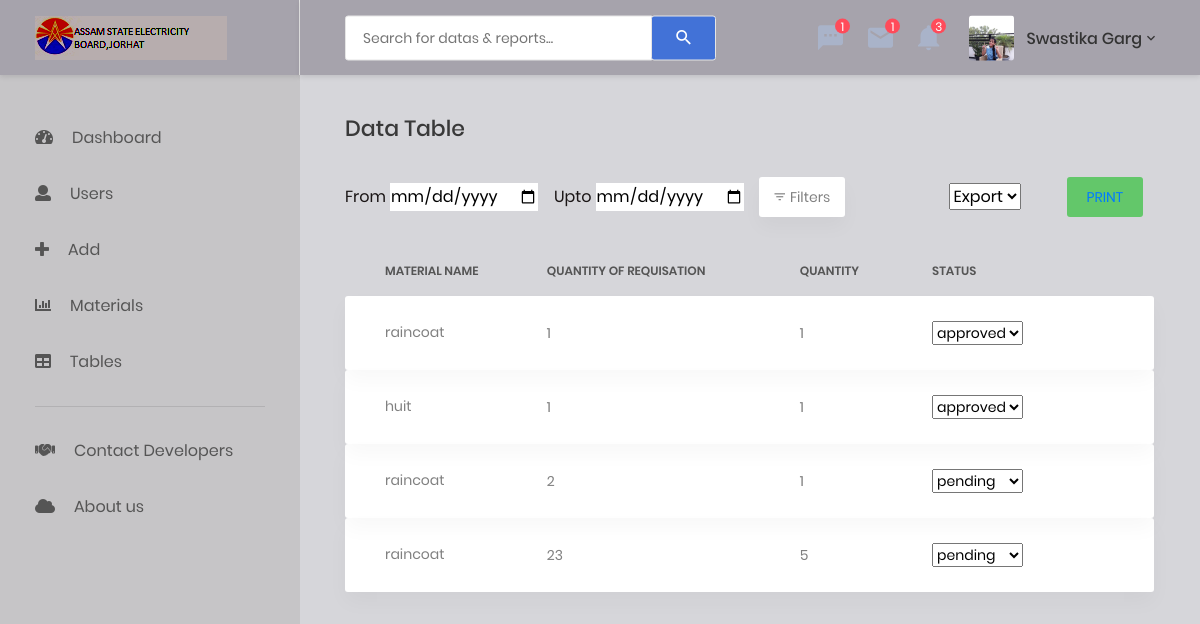
/approval.php (signed in), run on the app's committed database.
### tables this page shows
CREATE TABLE `users` (
  `userid` int(11) NOT NULL,
  `usertypes` int(11) NOT NULL,
  `username` varchar(30) NOT NULL,
  `password` varchar(255) NOT NULL,
  `userpic` varchar(100) NOT NULL,
  `firstname` varchar(50) NOT NULL,
  `lastname` varchar(50) NOT NULL,
  `gender` tinyint(4) NOT NULL,
  `dob` date NOT NULL,
  `phone` bigint(20) NOT NULL,
  `email` varchar(50) NOT NULL,
  `country` varchar(30) NOT NULL,
  `state` varchar(30) NOT NULL,
  `city` varchar(30) NOT NULL,
  `pincode` int(11) NOT NULL,
  `divid` int(11) NOT NULL,
  `designation` varchar(30) NOT NULL
);

CREATE TABLE `issue` (
  `iid` int(11) NOT NULL,
  `date` timestamp NOT NULL DEFAULT CURRENT_TIMESTAMP ON UPDATE CURRENT_TIMESTAMP,
  `issuedto` int(11) DEFAULT NULL,
  `issuedfrom` int(11) DEFAULT NULL,
  `quantityofreq` int(11) NOT NULL,
  `issuequan` int(11) NOT NULL,
  `rate` int(11) NOT NULL,
  `amount` int(11) NOT NULL,
  `remarks` varchar(100) NOT NULL,
  `mid` int(11) NOT NULL,
  `status` varchar(30) NOT NULL
);

CREATE TABLE `materials` (
  `mid` int(11) NOT NULL,
  `mname` varchar(30) NOT NULL,
  `make` varchar(40) NOT NULL,
  `t_id` int(11) UNSIGNED NOT NULL DEFAULT '0',
  `remarks` varchar(40) NOT NULL,
  `catid` int(11) NOT NULL,
  `matcode` varchar(50) NOT NULL
);

### approval.php (the view, shortened to what this page needs)
<?php
include('header.php');
include('conn.php');
if(isset($_GET['from'])){
    $from= $_GET['from'];
    $upto = $_GET['upto'];
    $join=mysqli_query($conn,"select * from issue i join materials m on i.mid = m.mid join subdivision s on s.sdivid=i.issuedto join division d on d.divid=i.issuedfrom where date between '$from' and '$upto'");
}elseif(isset($_GET['divna'])){
   $divid=$_GET['divna'];
    $join=mysqli_query($conn,"select * from issue i join materials m on i.mid = m.mid join subdivision s on s.sdivid=i.issuedto join division d on d.divid=i.issuedfrom where d.divid='$divid'");
}
else{
    $join=mysqli_query($conn,"select * from issue i join materials m on i.mid = m.mid join subdivision s on s.sdivid=i.issuedto join division d on d.divid=i.issuedfrom ");
}?>
<div class="row">
        <div class="col-md-12">
            <h3 class="title-5 m-b-35">data table</h3>
            <div class="table-data__tool">
                <div class="table-data__tool-left">
                    <div class="rs-select2--light rs-select2--md-10">
                    <form action='issuetable.php'>
                        <label >From</label>
                        <input type="date" name="from">
                        </div>
                        <div class="rs-select2--light rs-select2--mD-10">
                        <label >Upto</label>
                        <input type="date" name="upto">
                        </div>
                        <button class="au-btn-filter">
                            <i class="zmdi zmdi-filter-list"></i>filters</button>
                </div>
                <div class="table-data__tool-right">
                    <div class="rs-select2--dark rs-select2--sm rs-select2--dark2">
                        <select class="js-select2" onchange="javascript:location.href=this.value;" name="type">
                            <option selected="selected">Export</option>
                        </select>
                    </div>
                    <button class="au-btn au-btn-icon au-btn--green au-btn--small">
                            <a href="viewissuetable.php">Print</a>
                    </button>
                </div>
            </div>
                                <div class="table-responsive table-responsive-data2">
                                    <table class="table table-data2">
                                        <thead>
                                            <tr>
                                            <th>material name</th>
                                            <th>quantity of requisation</th>
                                            <th>quantity</th>
                                            <th>Status</th>
                                            </tr>
                                        </thead>
                                        <tbody>
                                        <?php
                            while($row=mysqli_fetch_array($join))
                            {
                    ?>
                      <tr class="tr-shadow">
                      <td >
                    <?php echo $row['mname'] ?>
                    </td>
                    <td >
                    <?php echo $row['quantityofreq'] ?>
                    </td>
                    <td>
                    <?php echo $row['issuequan'] ?>
                    </td>
                    <td>
                    <select class="js-select2" onchange="javascript:location.href=this.value;" name="type">
                            <option value="<?php echo $row['status'] ?>" selected="selected"><?php echo $row['status'] ?></option>
                        </select>
                    </td>
                    <td>
                    </td>
                            <?php } ?>
                    <tr class="spacer"></tr>
                </tr>
            </tbody>
        </table>
    </div>

### header.php (shortened to what this page needs)
<?php
$sesid=$_SESSION['userid'];
$sesusertype=$_SESSION['usertypes'];
?>
<?php
    include('conn.php');
    $rs=mysqli_query($conn, "select * from users where userid='$sesid' ");
?>
<!DOCTYPE html>
<html lang="en">
<head>
    <link href="css/font-face.css" rel="stylesheet" media="all">
    <link href="test.css" rel="stylesheet" media="all">
    <link href="vendor/font-awesome-4.7/css/font-awesome.min.css" rel="stylesheet" media="all">
    <link href="vendor/font-awesome-5/css/fontawesome-all.min.css" rel="stylesheet" media="all">
    <link href="vendor/mdi-font/css/material-design-iconic-font.min.css" rel="stylesheet" media="all">
    <link href="vendor/bootstrap-4.1/bootstrap.min.css" rel="stylesheet" media="all">
    <link href="vendor/animsition/animsition.min.css" rel="stylesheet" media="all">
    <link href="vendor/bootstrap-progressbar/bootstrap-progressbar-3.3.4.min.css" rel="stylesheet" media="all">
    <link href="vendor/wow/animate.css" rel="stylesheet" media="all">
    <link href="vendor/css-hamburgers/hamburgers.min.css" rel="stylesheet" media="all">
    <link href="vendor/slick/slick.css" rel="stylesheet" media="all">
    <link href="vendor/select2/select2.min.css" rel="stylesheet" media="all">
    <link href="vendor/perfect-scrollbar/perfect-scrollbar.css" rel="stylesheet" media="all">
    <link href="css/theme.css" rel="stylesheet" media="all">
</head>
<body class="animsition">
    <div class="page-wrapper">
        <aside class="menu-sidebar d-none d-lg-block">
            <div class="logo">
                <a href="#">
                    <img src="images/icon/apdcllogo.png" alt="Cool Admin" />
                </a>
            </div>
            <div class="menu-sidebar__content js-scrollbar1">
                <nav class="navbar-sidebar">
                    <ul class="list-unstyled navbar__list">
                    <li class="has-sub">
                            <a class="js-arrow" href="show.php">
                                <i class="fas fa-tachometer-alt"></i>Dashboard</a>
                        </li>
                        <?php
                                        if($sesusertype==1){
                                            echo '<li>
                                            <a href="user.php">
                                                    <i class="fas fa-user"></i>Users</a>
                                            </li>';
                                           echo  '<li>
                                                <a href="adition.php">
                                                        <i class="fas fa-plus"></i>Add</a>
                                                </li>';
                                        }
                                    ?>
                        <li class="has-sub">
                            <a class="js-arrow" href="#">
                                <i class="fas fa-chart-bar"></i>Materials</a>
                       </li>
                        <li class="has-sub">
                            <a class="js-arrow" href="#">
                                <i class="fas fa-table"></i>Tables</a>
                        </li>
                    </ul>
                    <hr>
                    <ul class="list-unstyled navbar__list">
                    <li class="has-sub">
                            <a class="js-arrow" href="contactdeveloper.php">
                             <i class="fas fa-handshake-o"></i>Contact Developers</a>
                    </li>
                    <li class="has-sub">
                            <a class="js-arrow" href="aboutus.php">
                             <i class="fas fa-cloud"></i>About us</a>
                    </li>
                                    </ul>
                </nav>
            </div>
        </aside>
        <div class="page-container">
            <header class="header-desktop">
                <div class="section__content section__content--p30">
                    <div class="container-fluid">
                        <div class="header-wrap">
                            <form class="form-header" action="" method="POST">
                                <input class="au-input " type="text" onkeyup="showResult(this.value)" name="search" placeholder="Search for datas &amp; reports..." />
                                <button class="au-btn--submit" type="submit">
                                    <i class="zmdi zmdi-search"></i>
                                </button>
                            </form>
                            <div class="header-button">
                                <div class="noti-wrap">
                                    <div class="noti__item js-item-menu">
                                        <i class="zmdi zmdi-comment-more"></i>
                                        <span class="quantity">1</span>
                                    </div>
                                    <div class="noti__item js-item-menu">
                                        <i class="zmdi zmdi-email"></i>
                                        <span class="quantity">1</span>
                                    </div>
                                    <div class="noti__item js-item-menu">
                                        <i class="zmdi zmdi-notifications"></i>
                                        <span class="quantity">3</span>
                                    </div>
                                </div>
                                <div class="account-wrap">
                                    <div class="account-item clearfix js-item-menu">
                                        <div class="image">
                                        <?php
                                        while($row1 = mysqli_fetch_array($rs)){
                                      ?>
                                            <img src="<?php echo $row1['userpic'] ?>" alt="<?php echo $row1['username']?>" />
                                        </div>
                                        <div class="content">
                                      <a class="js-acc-btn" href="#">  <?php echo $row1['firstname']?> <?php echo $row1['lastname']  ?></a>
                                        </div>
                                        <?php } ?>
                                    </div>
                                </div>
                            </div>
                        </div>
                    </div>
                </div>
            </header>
            <div class="main-content">
                <div class="section__content section__content--p30">
                    <div class="container-fluid">
                        <div class="row">
                            <div class="col-md-12">
</body>
</html>

### data on the page
users: userpic (picture), firstname "Swastika", lastname "Garg"
issue: mid.mname "raincoat", quantityofreq "1", issuequan "1", type "approved"
issue: mid.mname "huit", quantityofreq "1", issuequan "1", type "approved"
issue: mid.mname "raincoat", quantityofreq "2", issuequan "1", type "pending"
issue: mid.mname "raincoat", quantityofreq "23", issuequan "5", type "pending"
